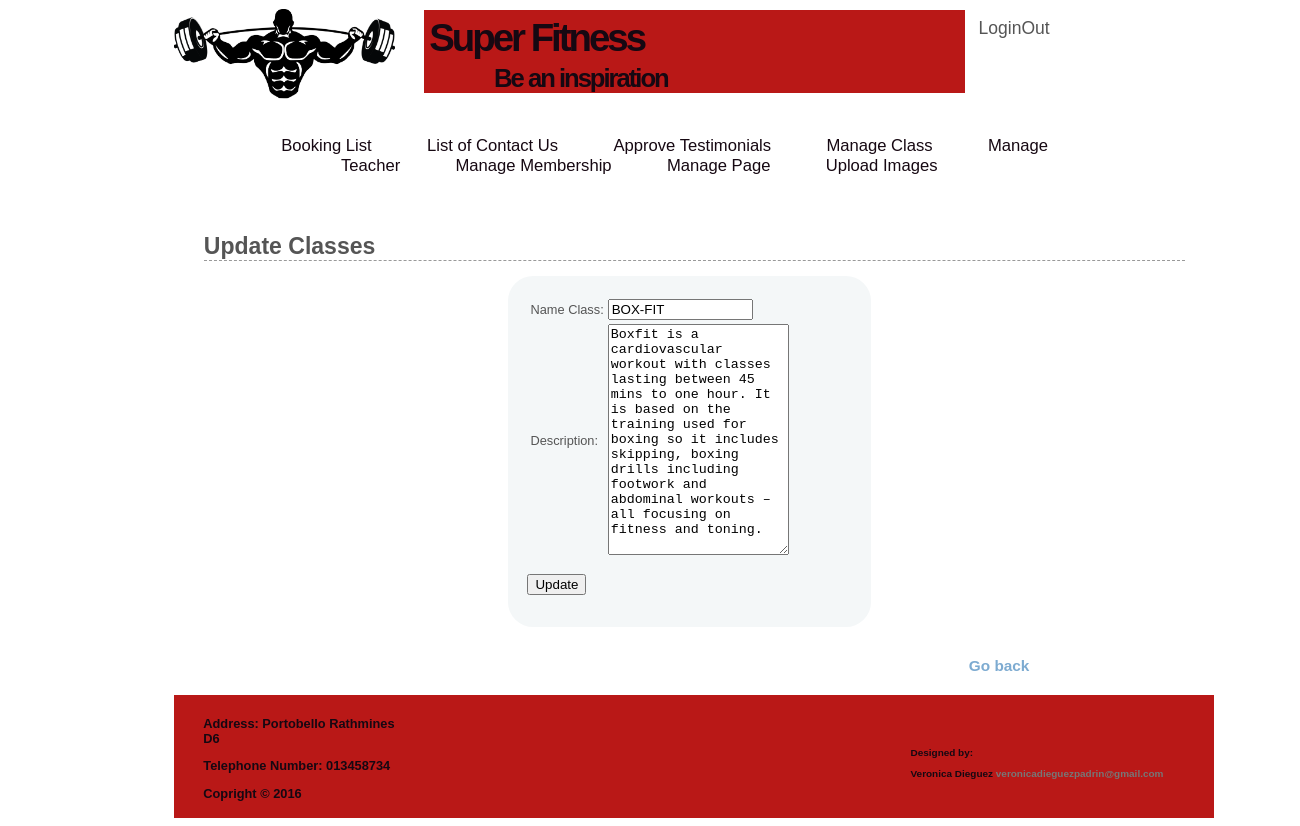
Screenshot of /adm_pages/5.update_class.php?id=1 (signed in) with the database file from the repository.
### tables this page shows
CREATE TABLE IF NOT EXISTS `class` (
  `id_class` int(11) NOT NULL AUTO_INCREMENT,
  `name_class` varchar(20) DEFAULT NULL,
  `description` varchar(1000) DEFAULT NULL,
  PRIMARY KEY (`id_class`)
);

### adm_pages/5.update_class.php (the view, shortened to what this page needs)
<?php
include ('../includes/header_login.php');
require ('../connect.php');
echo '<h1>Update Classes</h1>';
$sql = "SELECT * FROM class WHERE id_class=".$_GET['id'];
$result = mysqli_query ($db, $sql);
$row = mysqli_fetch_array($result);
	if (mysqli_num_rows($result) == 1) {
	echo "<form action='' method='post'>
    		<table class='form'>
				<tr>
					<td>Name Class:</td>
					<td><input type='text' name='class_name' size='15' maxlength='20'  value='".$row['name_class']."'/></td>
				</tr>
				<tr>
					<td>Description:</td>
					<td><textarea name='description' rows ='15'>".$row['description']."</textarea></td>
				</tr>
			</table>
			<p><input type='submit' name='submit' value='Update' /></p>
		</form>";
	}
		echo '<a class="goback" href="1.home_adm.php">Go back</a>';
 include('../includes/footer.php');
 ?>

### includes/main.css (style rules this page uses)
a { color:#777; text-decoration:none; }
body { width: 80%; margin-left: 13.4%; background:#ffffff; color:#555; font:0.8em Arial, Helvetica, "bitstream vera sans", sans-serif; }
#content h1 { border-bottom:1px dashed #999; font-size:1.8em; padding:20px 0 0; }
form { width: 33%; margin-left: 31%; padding: 2%; background: #f4f7f8; border-radius: 7%; margin-bottom: 3%; }
a.goback { margin-left: 78%; font-size: 120%; color: #7DABD1; font-weight: 700; }

### rows the page displays
class: class_name "BOX-FIT", description "Boxfit is a cardiovascular workout with classes lasting between 45 mins to one hour. It is based on the training used for boxing so it includes skipping, boxing drills including footwork and abdominal workouts – all focusing on fitness and toning."
